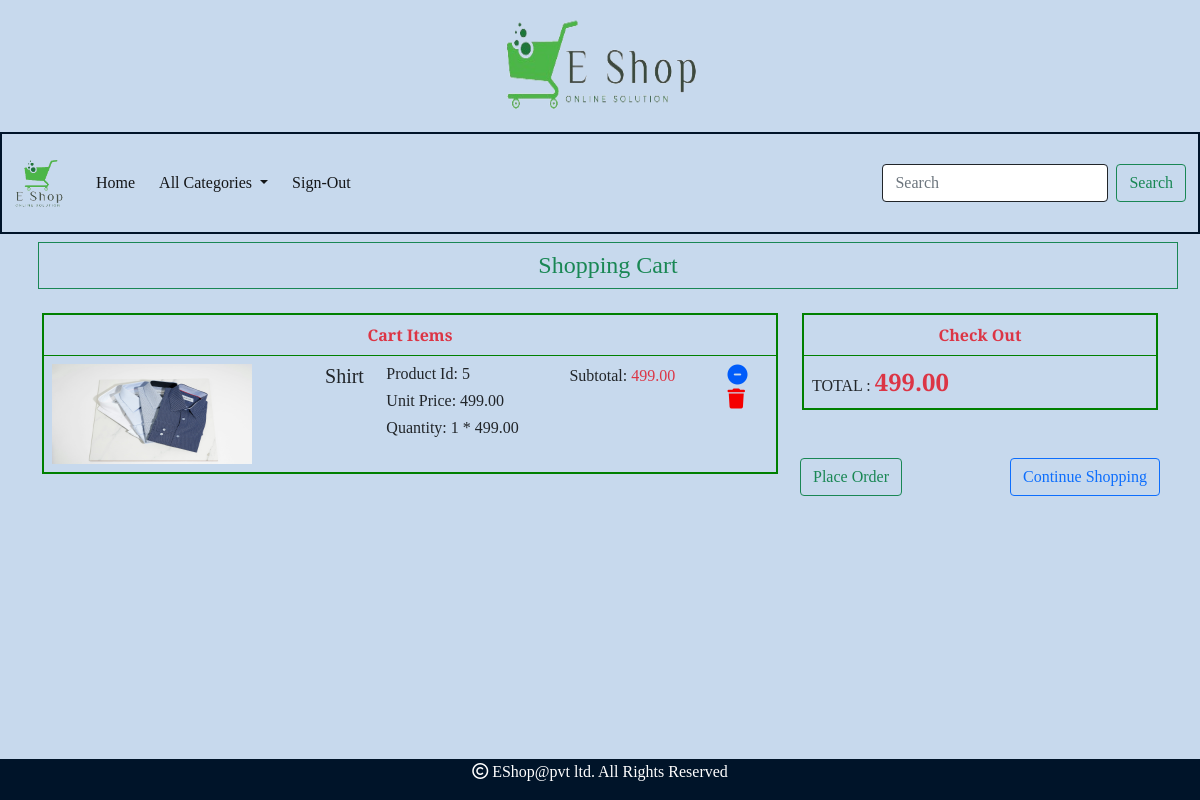
The app's page /cart/cartview (signed in) with its own data.
### cart/models.py (models this page shows, shortened)
class Cart(models.Model):
    product=models.ForeignKey(Product,on_delete=CASCADE)
    user=models.ForeignKey(User,on_delete=CASCADE)
    quantity=models.IntegerField()
    date_added=models.DateTimeField(auto_now_add=True)
    def subtotal(self):
        return self.quantity * self.product.price

### shop/models.py (models this page shows, shortened)
class Product(models.Model):
    name=models.CharField(max_length=20)
    desc=models.TextField()
    image=models.ImageField(upload_to='products',null=True,blank=True)
    price=models.DecimalField(max_digits=10,decimal_places=2)
    stock=models.IntegerField()
    available=models.BooleanField(default=True)
    created=models.DateTimeField(auto_now_add=True)
    updated=models.DateTimeField(auto_now=True)
    category=models.ForeignKey(Category,on_delete=models.CASCADE)

### cart/views.py (the view)
# urls.py: path('cartview',views.cartview,name='cartview'),
@login_required
def cartview(request):
    total=0
    u=request.user
    cart = Cart.objects.filter(user=u)
    for i in cart:
        total+=i.quantity * i.product.price
    return render(request, 'cartview.html', {'c': cart,'total':total})

### cart/context_processors.py (called while the page is built)
def total_count(request):
    item_count=0
    u=request.user
    try:
        cart = Cart.objects.filter(user=u)
        for i in cart:
            item_count+=i.quantity
    except:
        item_count=0
    return {'item_count':item_count}

### shop/context_processors.py (called while the page is built)
def menu_links(request):
    c=Category.objects.all()
    return {'links':c}

### templates/cartview.html
{% extends 'base.html' %}
{% load static %}
{% block content %}
<div class="container">
    <div class="row">
        <h4 class="text-center m-2 mb-4 p-2 border border-success text-success">Shopping Cart</h4>
        <div class="col-8">
            <table class="table mb-5">
                <tr><th class="text-center text-danger fw-bold" colspan="5">Cart Items</th></tr>
                {% for i in c %}
                <tr><td><img src="{{i.product.image.url}}" width="200px" height="100px"></td>
                <td><h5 class="text-center">{{i.product.name}}</h5></td>
                    <td><h6>Product Id: {{i.product.id}}</h6>
                    <h6>Unit Price: {{i.product.price}}</h6>
                    <h6>Quantity: {{i.quantity}} * {{i.product.price}}</h6></td>
                    <td>Subtotal: <label class="text-danger">{{i.subtotal}}</label></td>
                    <td class="my-auto">
                        {% if i.product.stock > 0 %}
                        <a href="{% url 'cart:addtocart' i.product.name %}" class="m-2"><i class="fa-solid fa-circle-plus fa-lg" style="color: #109320;"></i></a><br>
                        <a href="{% url 'cart:removecart' i.product.name %}" class="m-2"><i class="fa-solid fa-circle-minus fa-lg" style="color: #005cfa;"></i></a><br>
                        <a href="{% url 'cart:deletecart' i.product.name %}" class="m-2"><i class="fa-solid fa-trash fa-lg" style="color: #f50000;"></i></a>
                        {% else %}
                        <a href="{% url 'cart:removecart' i.product.name %}" class="m-2"><i class="fa-solid fa-circle-minus fa-lg" style="color: #005cfa;"></i></a><br>
                        <a href="{% url 'cart:deletecart' i.product.name %}" class="m-2"><i class="fa-solid fa-trash fa-lg" style="color: #f50000;"></i></a>
                        {% endif %}
                    </td></tr>
                {% endfor %}
            </table>
        </div>
        <div class="col-4" style="position:relative">
            <table class="table mb-5">
                {% if total %}
                <tr><th colspan="2" class="text-center text-danger fw-bold">Check Out</th> </tr>
                <tr><td>TOTAL : <span class="fw-bold text-danger fs-4">{{total}}</span></td></tr>
                {% endif %}
            </table>
            <a href="{% url 'cart:orderform' %}" class="btn btn-outline-success" style="position:absolute;left:10px;">Place Order</a>
            <a href="{% url 'shop:allcategories' %}" class="btn btn-outline-primary" style="position:absolute;right:10px;">Continue Shopping</a>
        </div>
    </div>
</div>
{% endblock %}

### static/css/style.css (style rules this page uses)
body { background-color:#c7d9ed; color:#001429!important; font-family: 'Libre Baskerville', serif; }
.table { border:2px solid green; }

### records on screen
Cart: product.image (picture), product.name "Shirt", product.id "5", product.price "499.00", quantity "1", subtotal "499.00"

### other values on screen
{{ total }} "499.00"
